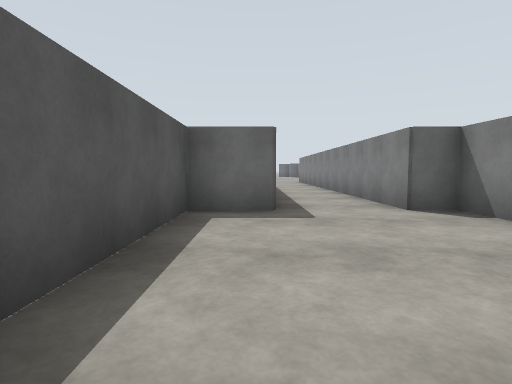
view 1 (above)

15 first-person views from a walk through a world built for the Gazebo simulator. The camera is 1.2 m above the floor, tilts 4° down and sees 80° across. The floor is counted in squares, 2 m on a side. Each view is taken from the middle of a square. On the plan, view 1 faces up. The plan holds only what a view shows up to about 9 squares ahead; the rest is blank. The place goes on beyond the plan.

view 2
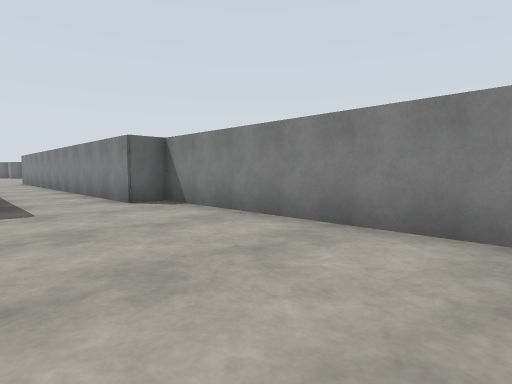

view 3
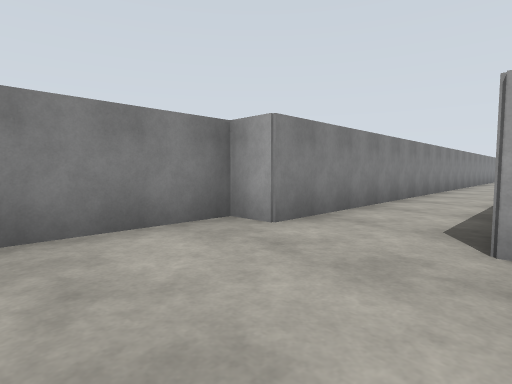

view 4
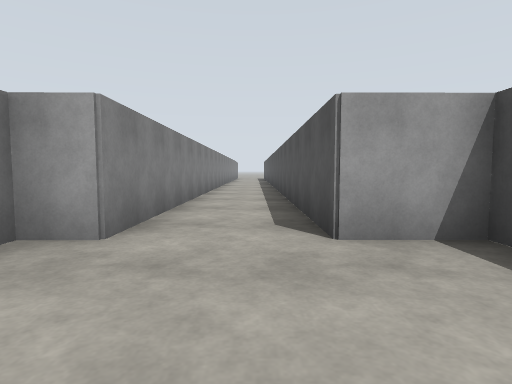

view 5
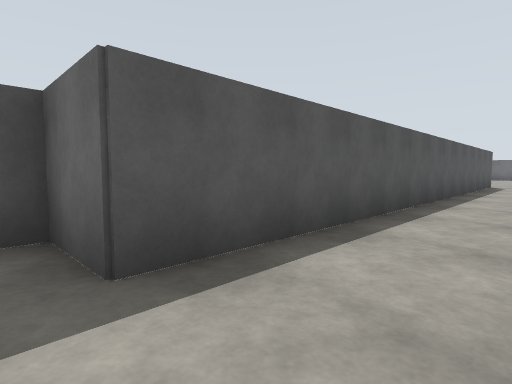

view 6
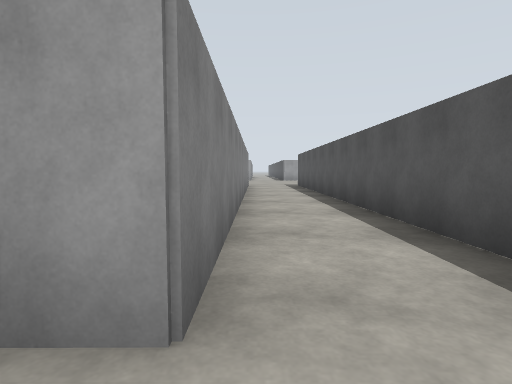

view 7
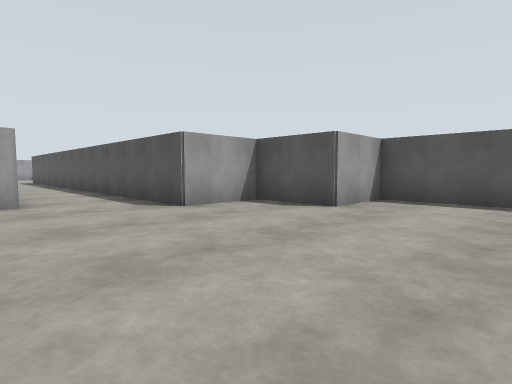

view 8
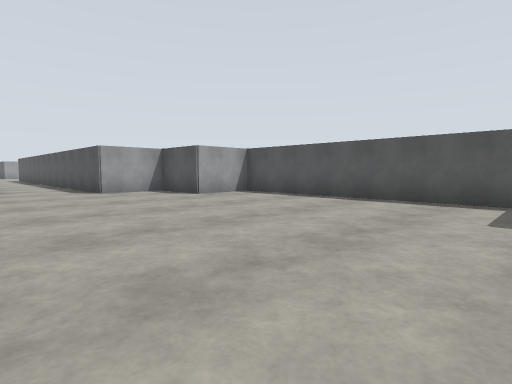

view 9
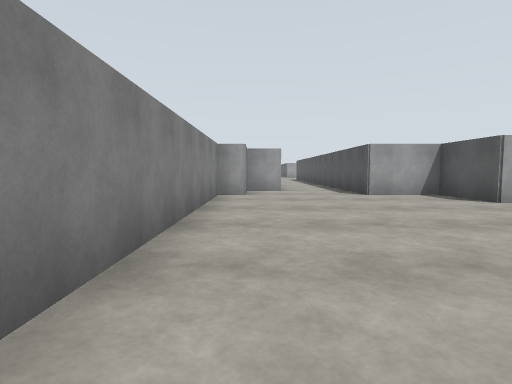

view 10
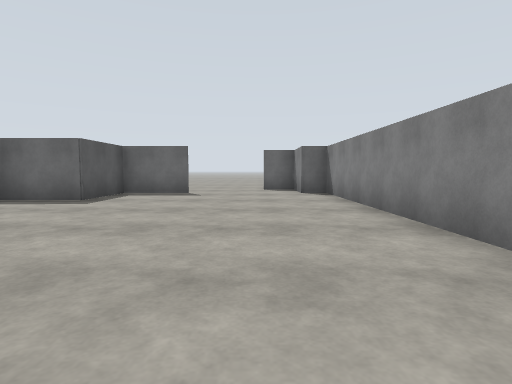

view 11
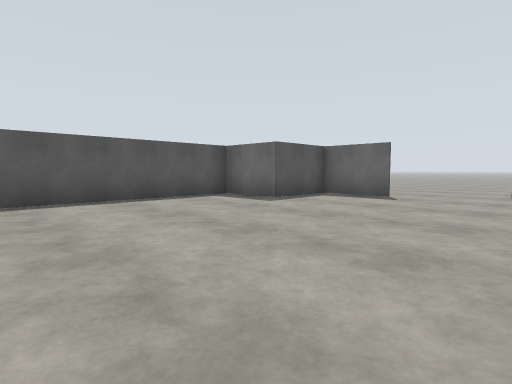

view 12
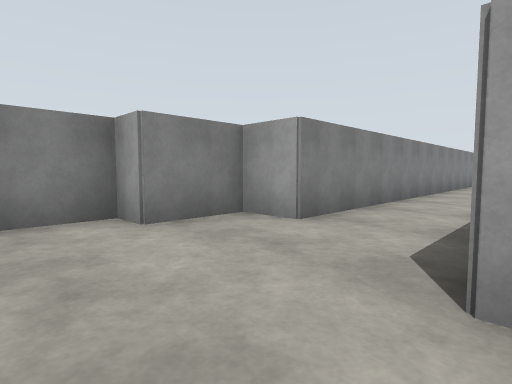

view 13
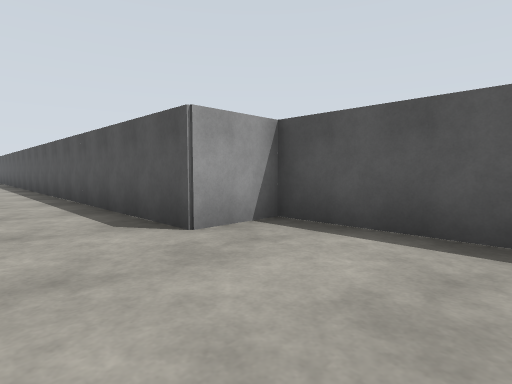

view 14
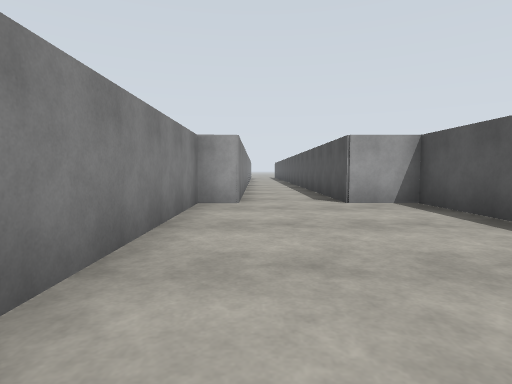

view 15
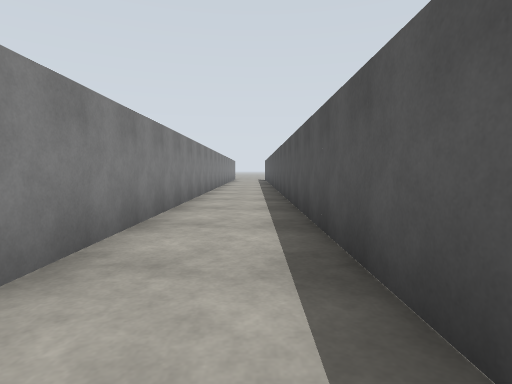

### Floor plan
Points are (right, up) in squares from view 1. A wall is a line through its corners. A room is listed if a view was taken in it or the views show most of it. See-through windows are left out.
Room 1 (views 1, 2, 3, 4, 5, 13, 14, 15)
walls: (2.3, -8.6) (2.3, -1.6) (3.1, -1.6) (3, 4.6) (2.3, 4.6) (2.3, 16); (0.3, 16.5) (0.3, 4.6) (-1, 4.6) (-1, -1.6) (0.3, -1.6) (0.3, -8.6)
ways out: opening at (1, 16) to room 2
Room 2 (views 6, 7, 8, 9, 10, 11, 12)
walls: (0.2, 28.2) (-1.5, 28.1) (-1.5, 26.2) (-3.3, 26.2) (-3.3, 19.4) (-1.5, 19.4) (-1.5, 17.5) (0.3, 17.5) (0.3, 16.5); (2.3, 16) (3.3, 16) (3.3, 17.5) (3.9, 17.5) (3.9, 28.2) (3.1, 28.2)
ways out: opening at (1, 16) to room 1

Where each view was taken, in squares from view 1:
view 1: 0 up, 0 right, facing up
view 2: 1 down, 0 right, facing up-right
view 3: 1 up, 0 right, facing down-right
view 4: 1 up, 1 right, facing down
view 5: 4 up, 2 right, facing up-left
view 6: 17 up, 2 right, facing down
view 7: 22 up, 3 right, facing down-left
view 8: 26 up, 3 right, facing down-left
view 9: 25 up, 3 right, facing down
view 10: 20 up, 2 right, facing up
view 11: 21 up, 3 right, facing up-left
view 12: 19 up, 0 right, facing down-right
view 13: 1 up, 2 right, facing down-left
view 14: 4 up, 2 right, facing down
view 15: 2 down, 1 right, facing down
